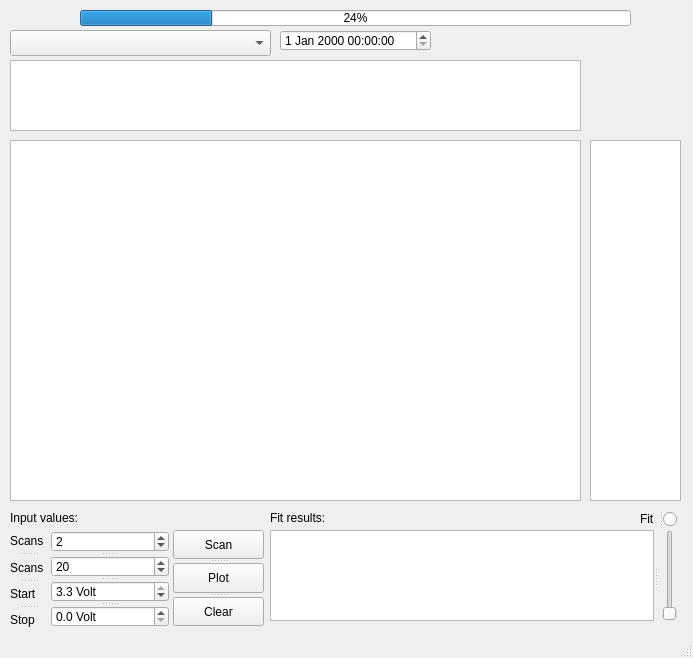
<?xml version="1.0" encoding="UTF-8"?>
<ui version="4.0">
 <class>MainWindow</class>
 <widget class="QMainWindow" name="MainWindow">
  <property name="geometry">
   <rect>
    <x>0</x>
    <y>0</y>
    <width>693</width>
    <height>658</height>
   </rect>
  </property>
  <property name="windowTitle">
   <string>MainWindow</string>
  </property>
  <widget class="QWidget" name="centralwidget">
   <widget class="PlotWidget" name="Plot_widget">
    <property name="geometry">
     <rect>
      <x>10</x>
      <y>140</y>
      <width>571</width>
      <height>361</height>
     </rect>
    </property>
   </widget>
   <widget class="QLabel" name="label_Fit_results">
    <property name="geometry">
     <rect>
      <x>270</x>
      <y>510</y>
      <width>64</width>
      <height>16</height>
     </rect>
    </property>
    <property name="text">
     <string>Fit results:</string>
    </property>
   </widget>
   <widget class="QLabel" name="label_Input_Values">
    <property name="geometry">
     <rect>
      <x>10</x>
      <y>510</y>
      <width>78</width>
      <height>16</height>
     </rect>
    </property>
    <property name="text">
     <string>Input values:</string>
    </property>
   </widget>
   <widget class="QProgressBar" name="progressBar">
    <property name="geometry">
     <rect>
      <x>80</x>
      <y>10</y>
      <width>551</width>
      <height>16</height>
     </rect>
    </property>
    <property name="value">
     <number>24</number>
    </property>
   </widget>
   <widget class="PlotWidget" name="Residuals">
    <property name="geometry">
     <rect>
      <x>10</x>
      <y>60</y>
      <width>571</width>
      <height>71</height>
     </rect>
    </property>
   </widget>
   <widget class="PlotWidget" name="Histogram">
    <property name="geometry">
     <rect>
      <x>590</x>
      <y>140</y>
      <width>91</width>
      <height>361</height>
     </rect>
    </property>
   </widget>
   <widget class="QDateTimeEdit" name="dateTimeEdit">
    <property name="geometry">
     <rect>
      <x>280</x>
      <y>30</y>
      <width>151</width>
      <height>21</height>
     </rect>
    </property>
   </widget>
   <widget class="QSplitter" name="splitter_2">
    <property name="geometry">
     <rect>
      <x>51</x>
      <y>531</y>
      <width>118</width>
      <height>96</height>
     </rect>
    </property>
    <property name="orientation">
     <enum>Qt::Vertical</enum>
    </property>
    <widget class="QSpinBox" name="scans">
     <property name="suffix">
      <string/>
     </property>
     <property name="prefix">
      <string/>
     </property>
     <property name="minimum">
      <number>1</number>
     </property>
     <property name="maximum">
      <number>999</number>
     </property>
     <property name="value">
      <number>2</number>
     </property>
    </widget>
    <widget class="QSpinBox" name="steps">
     <property name="suffix">
      <string/>
     </property>
     <property name="prefix">
      <string/>
     </property>
     <property name="minimum">
      <number>1</number>
     </property>
     <property name="singleStep">
      <number>10</number>
     </property>
     <property name="value">
      <number>20</number>
     </property>
    </widget>
    <widget class="QDoubleSpinBox" name="Start">
     <property name="prefix">
      <string/>
     </property>
     <property name="suffix">
      <string> Volt</string>
     </property>
     <property name="decimals">
      <number>1</number>
     </property>
     <property name="maximum">
      <double>3.300000000000000</double>
     </property>
     <property name="singleStep">
      <double>0.100000000000000</double>
     </property>
     <property name="value">
      <double>3.300000000000000</double>
     </property>
    </widget>
    <widget class="QDoubleSpinBox" name="end">
     <property name="prefix">
      <string/>
     </property>
     <property name="suffix">
      <string> Volt</string>
     </property>
     <property name="decimals">
      <number>1</number>
     </property>
     <property name="maximum">
      <double>3.300000000000000</double>
     </property>
     <property name="singleStep">
      <double>0.100000000000000</double>
     </property>
    </widget>
   </widget>
   <widget class="QSplitter" name="splitter_3">
    <property name="geometry">
     <rect>
      <x>173</x>
      <y>530</y>
      <width>91</width>
      <height>96</height>
     </rect>
    </property>
    <property name="orientation">
     <enum>Qt::Vertical</enum>
    </property>
    <widget class="QPushButton" name="scan_button">
     <property name="text">
      <string>Scan</string>
     </property>
    </widget>
    <widget class="QPushButton" name="plot_button">
     <property name="text">
      <string>Plot</string>
     </property>
    </widget>
    <widget class="QPushButton" name="clear_button">
     <property name="text">
      <string>Clear</string>
     </property>
    </widget>
   </widget>
   <widget class="QSplitter" name="splitter">
    <property name="geometry">
     <rect>
      <x>10</x>
      <y>530</y>
      <width>37</width>
      <height>101</height>
     </rect>
    </property>
    <property name="orientation">
     <enum>Qt::Vertical</enum>
    </property>
    <widget class="QLabel" name="label_Scans">
     <property name="text">
      <string>Scans</string>
     </property>
    </widget>
    <widget class="QLabel" name="label_Scans_2">
     <property name="text">
      <string>Scans</string>
     </property>
    </widget>
    <widget class="QLabel" name="label_Start">
     <property name="text">
      <string>Start</string>
     </property>
    </widget>
    <widget class="QLabel" name="label_Stop">
     <property name="text">
      <string>Stop</string>
     </property>
    </widget>
   </widget>
   <widget class="QSplitter" name="splitter_4">
    <property name="geometry">
     <rect>
      <x>640</x>
      <y>510</y>
      <width>38</width>
      <height>18</height>
     </rect>
    </property>
    <property name="orientation">
     <enum>Qt::Horizontal</enum>
    </property>
    <widget class="QLabel" name="label_7">
     <property name="text">
      <string>Fit </string>
     </property>
    </widget>
    <widget class="QRadioButton" name="fit_button">
     <property name="text">
      <string/>
     </property>
    </widget>
   </widget>
   <widget class="QComboBox" name="Device">
    <property name="geometry">
     <rect>
      <x>10</x>
      <y>30</y>
      <width>261</width>
      <height>26</height>
     </rect>
    </property>
   </widget>
   <widget class="QSplitter" name="splitter_5">
    <property name="geometry">
     <rect>
      <x>270</x>
      <y>530</y>
      <width>411</width>
      <height>91</height>
     </rect>
    </property>
    <property name="orientation">
     <enum>Qt::Horizontal</enum>
    </property>
    <widget class="QTextBrowser" name="fit_text"/>
    <widget class="QSlider" name="verticalSlider">
     <property name="orientation">
      <enum>Qt::Vertical</enum>
     </property>
    </widget>
   </widget>
  </widget>
  <widget class="QStatusBar" name="statusbar"/>
 </widget>
 <customwidgets>
  <customwidget>
   <class>PlotWidget</class>
   <extends>QGraphicsView</extends>
   <header location="global">pyqtgraph</header>
  </customwidget>
 </customwidgets>
 <resources/>
 <connections/>
</ui>
